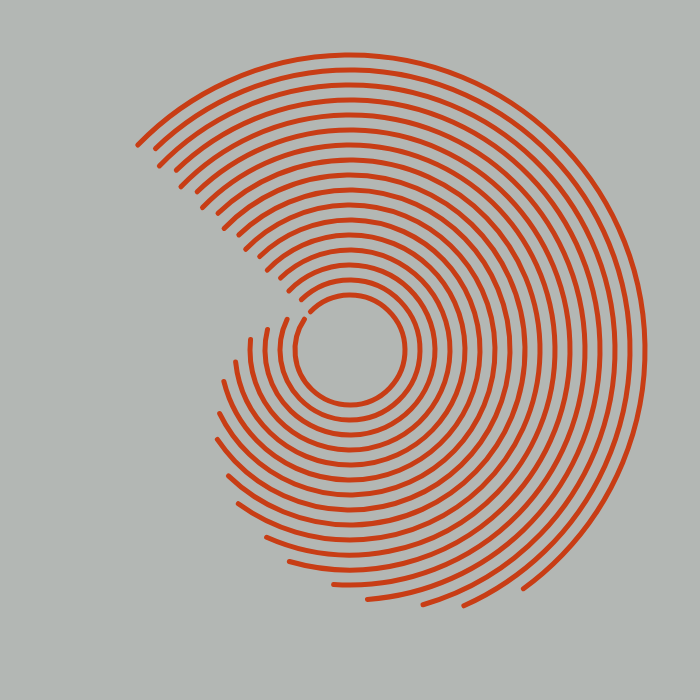
Frame 1 (no input)
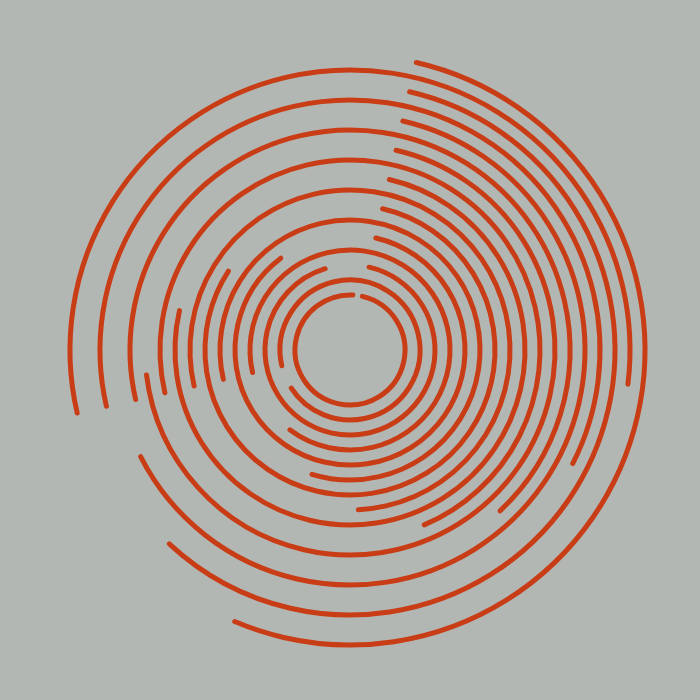
Frame 60 (no input)
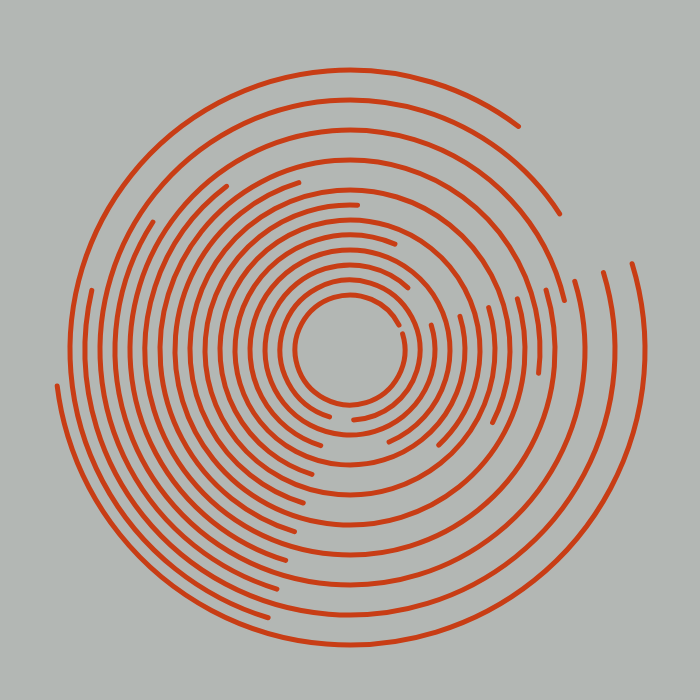
Frame 120 (the mouse pressed at the canvas centre since frame 60)

The p5.js sketch that drew these frames (run headless with seeded random() and noise() and a simulated clock; from frame 60 on, the mouse is pressed at the canvas centre):

// p5.js sketch
// ── sketch.js
// REPEAT RINGS
let mid;
let speed = -1;
let move = 1;
let offset;
let spacing;

// colors
c0 = [230, 50];
c1 = ['#D5DECD', '#323B5B'];
c2 = ['#7395B1', '#CF6C38'];
c3 = ['#B3B7B4', '#C83D15'];

function setup() {
    createCanvas(700, 700);
    mid = width / 2;
    angleMode(DEGREES);
    strokeCap(ROUND);
    offset = random(10, 50);
}

function draw() {
    background(color(c3[0]));
    translate(mid, mid);

    rotate(-135);

    noFill();
    strokeWeight(5);
    let c = c3[1];
    spacing = 50;
    for (let i = 0; i < 18; i++) {
        spacing = spacing + 30;
        // c = c + 2;
        stroke(c);
        push();
        rotate(-speed);
        arc(0, 0, spacing, spacing, 0, -i * 10);
        pop();
        speed = -speed;
    }

    speed = speed + move;
}
